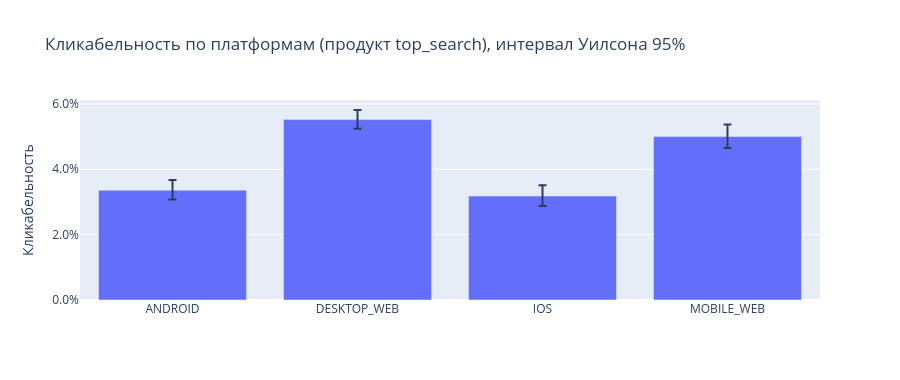

The cell this chart's notebook holds for it:
### Code cell
# Кликабельность с интервалом Уилсона через proportion_table.
# Долю без интервала на выборках разного размера сравнивать некорректно.
funnel_ci = proportion_table(
    funnel.rename(columns={"clicks": "successes", "impressions": "n"}),
    group_cols=["platform", "product"],
    success_col="successes",
    n_col="n",
    rate_name="ctr",
)
funnel_ci = funnel_ci.merge(
    funnel[["platform", "product", "clicks", "impressions"]],
    on=["platform", "product"],
    how="left",
)

plot_df = funnel_ci[funnel_ci["product"] == "top_search"].copy()

fig = go.Figure()
fig.add_trace(go.Bar(
    name="Кликабельность",
    x=plot_df["platform"],
    y=plot_df["ctr"],
    error_y=dict(
        type="data",
        array=plot_df["ci_high"] - plot_df["ctr"],
        arrayminus=plot_df["ctr"] - plot_df["ci_low"],
    ),
))
fig.update_layout(
    title="Кликабельность по платформам (продукт top_search), интервал Уилсона 95%",
    yaxis_tickformat=".1%",
    yaxis_title="Кликабельность",
    height=380,
)
fig.show()

### Figure 1 — Plotly figure (JSON) as saved in the notebook; plotly's stock layout.template omitted (floating-point values rounded to 4 significant figures)
{"data": [{"error_y": {"array": [0.003084, 0.002941, 0.003313, 0.003704], "arrayminus": [0.002833, 0.0028, 0.00301, 0.003461], "type": "data"}, "name": "Кликабельность", "type": "bar", "x": ["ANDROID", "DESKTOP_WEB", "IOS", "MOBILE_WEB"], "y": [0.03361, 0.0552, 0.0318, 0.05001]}], "layout": {"height": 380, "title": {"text": "Кликабельность по платформам (продукт top_search), интервал Уилсона 95%"}, "yaxis": {"tickformat": ".1%", "title": {"text": "Кликабельность"}}}}
